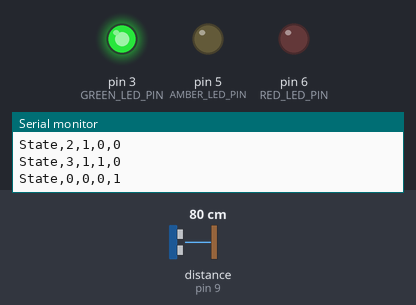
Recording of a sketch running on a simulated Arduino Uno, built with avr-gcc and run on an emulated ATmega328P. On the bench: output pins drawn as LEDs (lit = HIGH), the last lines printed to the serial monitor. Wiring (inferred from the names in the program): ultrasonic range finder: trigger pin 8; echo pin 9. The test bench sets the inputs (shaded band); at power-on: distance to the obstacle (sensor on pin 9) 80 cm. The echo pulse lasts 58.3 µs per cm; pins used as bus, display or sensor lines are not drawn.

Above: at 6.0 s.
6.1 s: distance to the obstacle (sensor on pin 9) set to 70 cm
At 7.1 s:
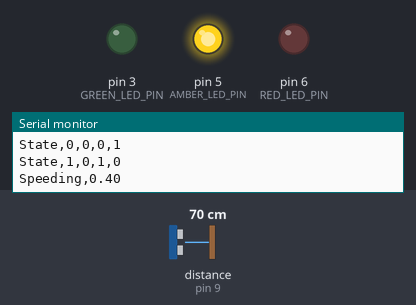
At 9.7 s:
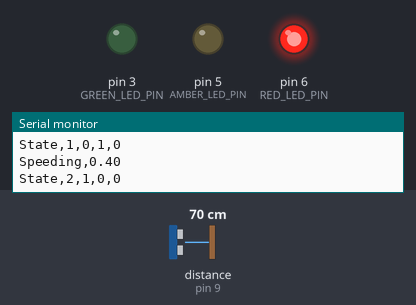
Timing chart, 0 to 40.4 s (numbered marks = the images above; inputs shaded):
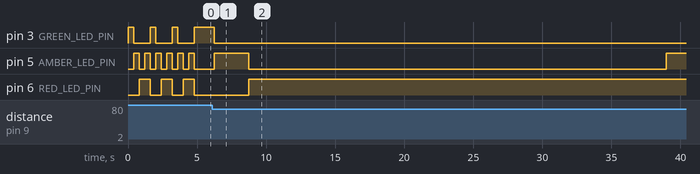

The sketch:

SmartTrafficLight.ino
```cpp
#include "SR04.h"
#include "TrafficLightUK.h"
#include "SpeedCamera.h"

#define TRIG_PIN 8
#define ECHO_PIN 9
#define RED_LED_PIN 6
#define AMBER_LED_PIN 5
#define GREEN_LED_PIN 3
#define SAMPLING_INTERVAL 250
#define SPEED_LIMIT 0.2 // m/s

SR04 sr04 = SR04(ECHO_PIN, TRIG_PIN);

TrafficLight tl = TrafficLightUK(RED_LED_PIN, AMBER_LED_PIN, GREEN_LED_PIN);

SpeedCamera sc = SpeedCamera(sr04, SPEED_LIMIT);

void setup() {
  pinMode(RED_LED_PIN, OUTPUT);
  pinMode(AMBER_LED_PIN, OUTPUT);
  pinMode(GREEN_LED_PIN, OUTPUT);
  Serial.begin(9600);

  tl.carousel();
}

void loop() {
  // Speed camera
  if (sc.detectSpeeding(SAMPLING_INTERVAL)) {
    alarm(sc.getVelocity());
  };

  // Traffic light
  tl.update();

  delay(SAMPLING_INTERVAL);
}

void alarm(double velocity) {
  // Set traffic light to Red
  if (tl.getState().id == GO) {
    tl.setState(SLOW); // This is wrong!!
  }

  Serial.print("Speeding,");
  Serial.println(velocity);
}
```

SR04.cpp
```cpp
#include "SR04.h"

SR04::SR04(int echoPin, int triggerPin) {
    _echoPin = echoPin;
    _triggerPin = triggerPin;
    pinMode(_echoPin, INPUT);
    pinMode(_triggerPin, OUTPUT);
    _autoMode = false;
    _distance = 999;
}


long SR04::Distance() {
    long d = 0;
    _duration = 0;
    digitalWrite(_triggerPin, LOW);
    delayMicroseconds(2);
    digitalWrite(_triggerPin, HIGH);
    delayMicroseconds(10);
    digitalWrite(_triggerPin, LOW);
    delayMicroseconds(2);
    _duration = pulseIn(_echoPin, HIGH, PULSE_TIMEOUT);
    d = MicrosecondsToMillimeter(_duration);
    delay(25);
    return d;
}

long SR04::DistanceAvg(int wait, int count) {
    long min, max, avg, d;
    min = 999;
    max = 0;
    avg = d = 0;

    if (wait < 25) {
        wait = 25;
    }

    if (count < 1) {
        count = 1;
    }

    for (int x = 0; x < count + 2; x++) {
        d = Distance();

        if (d < min) {
            min = d;
        }

        if (d > max) {
            max = d;
        }

        avg += d;
    }

    // substract highest and lowest value
    avg -= (max + min);
    // calculate average
    avg /= count;
    return avg;
}

void SR04::Ping() {
    _distance = Distance();
}

long SR04::getDistance() {
    return _distance;
}

long SR04::MicrosecondsToCentimeter(long duration) {
    long d = (duration * 100) / 5882;
    //d = (d == 0)?999:d;
    return d;
}

long SR04::MicrosecondsToMillimeter(long duration) {
    long d = (duration * 1000) / 5882;
    //d = (d == 0)?999:d;
    return d;
}
```

SR04.h
```cpp
#ifndef SR04_H
#define SR04_H

#if defined(ARDUINO) && ARDUINO >= 100
	#include "Arduino.h"
#else
	#include "WProgram.h"
#endif
//#include "pins_arduino.h"

#include <inttypes.h>

#define PULSE_TIMEOUT 150000L	// 100ms
#define DEFAULT_DELAY 10
#define DEFAULT_PINGS 5
class SR04 {
public:

	/**
	* Constructor
	* Ultrasonic sensor SR04, four connections pins
	* VCC, ECHO, TRIGGER, GND
	* <br>
	* \param echoPin digital INPUT-Pin for measuring distance
	* \param triggerPin if 10us high a trigger signal is generated from
	*					SR04
	*
	* \return void
	*/
	SR04(int echoPin, int triggerPin);

	/**
	* Do a measurment for this sensor. Return distance as long
	* in centimenter
	* \return long distance in centimeter
	*/
	long Distance();

	/**
	* Do count measurents and calculate the average.
	* To avoid defilement from ow/high peaks, min/max values
	* are substracted from the average
	*
	* \param wait delay between measurements, default = DEFAULT_DELAY/ms
	* \param count number of measurements, default DEFAULT_PINGS
	* \return long distance in centimeter
	**/
	long DistanceAvg(int wait=DEFAULT_DELAY, int count=DEFAULT_PINGS);

	/**
	* Do only a ping. Get result with methode getDistance()
	*
	* \param keine
	*/
	void Ping() ;

	/**
	* return latest distance. Methode Ping() should be called before
	* \param keine
	* \return Distanz in Zentimeter
	*/
	long getDistance();


private:
	/**
	* Do the measurement calculation and return result in centimeter
	* SR04 measure echo time to obstacle and return way.
	* <br>
	* Sound travels with 340m/sec
	* <br>
	* Example: Obstace 100cm away from SR04. Measure time is 100cm to
	* obstacle and 100cm return = 200cm
	* <br>
	* 1sec = 1000ms = 1.000.000uS
	* 1.000.000 / 340 = Distance in microseconds for 100cm
	* 2941uS fuer 100cm = 5882 uS fuer 200cm
	*
	* duration / 5882 * 100 = distance in cm
	*/
  long MicrosecondsToCentimeter(long duration);
  long MicrosecondsToMillimeter(long duration);

	long _currentDistance;
	int _echoPin, _triggerPin;
	long _duration, _distance;
	bool _autoMode;
};
#endif
```

SpeedCamera.cpp
```cpp
#include "SpeedCamera.h"

SpeedCamera::SpeedCamera(SR04 sensor, double speedLimit): sensor_(sensor), speedLimit_(speedLimit),
  previousDistance_(-1) {};

bool SpeedCamera::detectSpeeding(unsigned int samplingInterval) {
  long currentDistance = sensor_.Distance();

  bool alarm = false;
  if (previousDistance_ != -1) {
    double movement = previousDistance_ - currentDistance;
    currentVelocity_ = movement / samplingInterval; // mm/ms = m/s
    alarm = currentVelocity_ > speedLimit_;
  }

  previousDistance_ = currentDistance;
  return alarm;
}

double SpeedCamera::getVelocity() {
  return currentVelocity_;
}
```

SpeedCamera.h
```cpp
#ifndef SPEED_CAMERA_H
#define SPEED_CAMERA_H

#include "SR04.h"

class SpeedCamera {
public:
    SpeedCamera(SR04 sensor, double speedLimit);
    bool detectSpeeding(unsigned int samplingInterval);
    double getVelocity();
private:
    SR04 sensor_;
    double speedLimit_;
    long previousDistance_;
    double currentVelocity_;
};

#endif //SPEED_CAMERA_H
```

TrafficLight.cpp
```cpp
#include "TrafficLight.h"

TrafficLight::TrafficLight(int redLedPin, int amberLedPin, int greenLedPin):
  redLedPin_(redLedPin), amberLedPin_(amberLedPin), greenLedPin_(greenLedPin) {};

void TrafficLight::init(State *states, int statesCount) {
  states_ = states;
  statesCount_ = statesCount;
  setState(0);
}

//
// Check whether it is time to move to the next state.
//
void TrafficLight::update() {
  if (millis() >= nextStateAt_) {
    int nextStateIndex = currentStateIndex_ + 1;
    if (nextStateIndex >= statesCount_) {
      nextStateIndex = 0;
    }
    setState(nextStateIndex);
  }
}

//
// Set the new state, given its index in the states list.
//
void TrafficLight::setState(int newStateIndex) {
  currentStateIndex_ = newStateIndex;
  State currentState = states_[currentStateIndex_];
  digitalWrite(redLedPin_, currentState.red);
  digitalWrite(amberLedPin_, currentState.amber);
  digitalWrite(greenLedPin_, currentState.green);
  nextStateAt_ = millis() + currentState.duration;
  Serial.print("State,");
  Serial.print(newStateIndex);
  Serial.print(",");
  Serial.print(currentState.red);
  Serial.print(",");
  Serial.print(currentState.amber);
  Serial.print(",");
  Serial.println(currentState.green);
}

//
// Set a new state given its identifier.
// NB: if there are more than one state with the same identifier,
// then the first one in the states list is selected.
//
void TrafficLight::setState(StateID newStateID) {
  int newStateIndex = 0;
  for (int i=0; i<statesCount_; i++) {
    if (states_[i].id == newStateID) {
      newStateIndex = i;
      break;
    }
  }
  setState(newStateIndex);
}

State TrafficLight::getState() {
  return states_[currentStateIndex_];
}

//
// Make a full loop 3 times, to confirm all LED's are
// working fine and the loop is correct.
//
void TrafficLight::carousel() {
  int pins[3] = {redLedPin_, amberLedPin_, greenLedPin_};
  int initialStateIndex = currentStateIndex_;

  // Turns all the LED's off
  for (int p=0; p<3; p++) {
    digitalWrite(pins[p], LOW);
  }

  // Now the proper carousel
  for (int i=0; i<3; i++) {
    for (int s=0; s<statesCount_; s++) {
      setState(s);
      delay(400);
    }
  }

  // Eventually back to the original state
  setState(initialStateIndex);
}
```

TrafficLight.h
```cpp
#ifndef TRAFFIC_LIGHT_H
#define TRAFFIC_LIGHT_H

#include <Arduino.h>

enum StateID { GO, STOP, SLOW, OTHER };

struct State {
  StateID id;
  int red;
  int amber;
  int green;
  unsigned int duration;
};

//
// A simple state-machine implementation to represent a generic traffic light.
//
class TrafficLight {
public:
  TrafficLight(int redLedPin, int amberLedPin, int greenLedPin);
  void update();
  void setState(int newStateIndex);
  void setState(StateID newStateID);
  State getState();
  void carousel();
protected:
  void init(State *states, int statesCount);
private:
  State *states_;
  int statesCount_;
  int redLedPin_;
  int amberLedPin_;
  int greenLedPin_;
  int currentStateIndex_;
  unsigned long nextStateAt_;
};

#endif // TRAFFIC_LIGHT_H
```

TrafficLightItaly.cpp
```cpp
#include "TrafficLightItaly.h"

TrafficLightItaly::TrafficLightItaly(int redLedPin, int amberLedPin, int greenLedPin):
    TrafficLight(redLedPin, amberLedPin, greenLedPin) {
  State *states = new State[3] {
    State {GO, LOW, LOW, HIGH, 30000},
    State {SLOW, LOW, HIGH, LOW, 2500},
    State {STOP, HIGH, LOW, LOW, 30000},
  };
  init(states, 3);
}
```

TrafficLightItaly.h
```cpp
#ifndef TRAFFIC_LIGHT_ITA_H
#define TRAFFIC_LIGHT_ITA_H

#include "TrafficLight.h"

//
// The UK specific traffic light implementation.
//
class TrafficLightItaly: public TrafficLight {
public:
  TrafficLightItaly(int redLedPin, int amberLedPin, int greenLedPin);
};

#endif // TRAFFIC_LIGHT_ITA_H
```

TrafficLightUK.cpp
```cpp
#include "TrafficLightUK.h"

TrafficLightUK::TrafficLightUK(int redLedPin, int amberLedPin, int greenLedPin):
    TrafficLight(redLedPin, amberLedPin, greenLedPin) {
  State *states = new State[4] {
    State {GO, LOW, LOW, HIGH, 30000},
    State {SLOW, LOW, HIGH, LOW, 2500},
    State {STOP, HIGH, LOW, LOW, 30000},
    State {OTHER, HIGH, HIGH, LOW, 2500},
  };
  init(states, 4);
}
```

TrafficLightUK.h
```cpp
#ifndef TRAFFIC_LIGHT_UK_H
#define TRAFFIC_LIGHT_UK_H

#include "TrafficLight.h"

//
// The UK specific traffic light implementation.
//
class TrafficLightUK: public TrafficLight {
public:
  TrafficLightUK(int redLedPin, int amberLedPin, int greenLedPin);
};

#endif // TRAFFIC_LIGHT_UK_H
```

Measured:
- the behaviour switches between 75 and 74 cm on distance to the obstacle (sensor on pin 9) (found by bisection; images 0 and 1)
- after the input at 6.1 s, pin 3 (GREEN_LED_PIN): HIGH → LOW after 0.14 s instead of 28.7 s; pin 6 (RED_LED_PIN): LOW → HIGH after 2.7 s instead of 31.2 s
